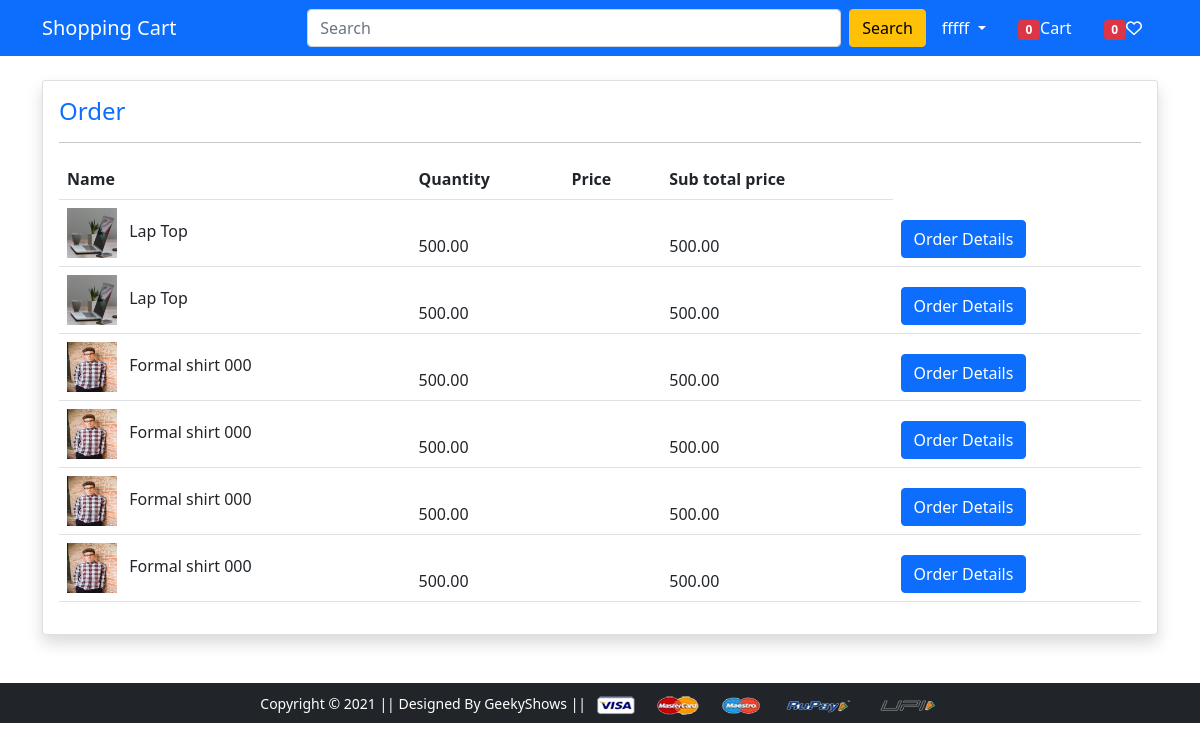
/payment-complete/ (signed in), run on the app's committed database.
### authuser/models.py (models this page shows, shortened)
class User(AbstractUser):
    email = models.EmailField(unique=True, null=False)
    username = models.CharField(max_length=100)
    USERNAME_FIELD = 'email'
    REQUIRED_FIELDS = ['username']

### core/models.py (models this page shows)
class CartOrderProduct(models.Model):
    user = models.ForeignKey(User, on_delete=models.SET_NULL, null=True)
    order = models.ForeignKey(CartOrder, on_delete=models.CASCADE, null=True)
    invoice_no = models.CharField(max_length=100,null=True)
    item = models.CharField(max_length=100, null=True)
    image = models.CharField(max_length=100, null=True)
    qty = models.IntegerField(default=0, null=True)
    price = models.DecimalField(max_digits=99999999, decimal_places=2, null=True)
    total = models.DecimalField(max_digits=999999, decimal_places=2, null=True)

### core/views.py (the view)
# urls.py: path('payment-complete/', views.order, name='payment-complete'),
def order(request):
      order= CartOrderProduct.objects.filter(user = request.user)
      return render(request,'app/order.html', {'order_items': order,})

### core/context_proccessors.py (called while the page is built)
def default(request):
    categories = Cetogeory.objects.all()
    product = Product.objects.all()
    brand = Brand.objects.all()
    cart_count = 0
    wish_list_count = 0
    if request.user.is_authenticated:
        try:
            cart_count = CartItem.objects.filter(user=request.user).count()
        except CartItem.DoesNotExist:
            pass
        try:
            wish_list_count = WishList.objects.filter(user=request.user).count()
        except WishList.DoesNotExist:
            pass
    return {
        'categories': categories,
        'product': product,
        'brand': brand,
        'cart_count' :cart_count,
        'wish_list_count': wish_list_count
    }

### templates/app/order.html (shortened to what this page needs)
{% extends 'app/base.html' %}
{% load static %}
{% block main-content %}
<div class="container mt-4">
  <div class="row">
    <div class="col-md-12">
      <div class="card shadow">
        <div class="card-body">
          <h4 class="card-title text-primary">Order</h4>
          <hr>
              <table class="table table-stripeds table-bordereds">
                <thead>
                  <tr>
                    <th>Name</th>
                    <th>Quantity</th>
                    <th>Price</th>
                    <th>Sub total price</th>
                  </tr>
                  {% for item in order_items %}
                  <tr>
                    <td>
                      <img src="{{ item.image }}" alt="{{ item.title }}" height="50px" class="me-2" width="50px">
                      {{item.item}}</td>
                    <td>{{item.price }}</td>
                    <td>{{item.product.qty}}</td>
                    <td>{{item.total}}</td>
                    <td><a href="{% url 'app:orders-details' item.id %}" class="btn btn-primary">Order Details</a></td>
                  </tr>
                  {% endfor %}
                </thead>
              </table>
                </div>
              </div>
        </div>
  </div>
</div>
{% endblock %}

### templates/app/base.html (shortened to what this page needs)
{% load static %}
<!DOCTYPE html>
<html lang="en">
<head>
    <link href="https://cdn.jsdelivr.net/npm/bootstrap@5.0.0-beta1/dist/css/bootstrap.min.css" rel="stylesheet"
 />
    <link rel="stylesheet" href="{% static 'app/css/owl.carousel.min.css' %}" />
    <link rel="stylesheet" href="https://cdnjs.cloudflare.com/ajax/libs/font-awesome/6.4.0/css/all.min.css" />
    <link rel="stylesheet" href="https://cdnjs.cloudflare.com/ajax/libs/font-awesome/5.15.3/css/all.min.css"
 />
    <link rel="stylesheet" href="https://cdnjs.cloudflare.com/ajax/libs/font-awesome/5.15.3/css/all.min.css"
 />
    <link rel="stylesheet" href="{% static 'app/css/style.css' %}" />
</head>
<body>
    <nav class="navbar navbar-expand-lg navbar-dark bg-primary">
        <div class="container">
            <a class="navbar-brand" href="/">Shopping Cart</a>
            <div class="d-flex align-items-center" id="navbarSupportedContent">
                <form class="d-flex ms-auto" action="{% url 'app:search' %}" method="GET">
                    <input class="form-control me-2" type="search" placeholder="Search" aria-label="Search" size="50"
                        name="q" />
                    <button class="btn btn-warning" type="submit">Search</button>
                </form>
                <div>
                    <ul class="navbar-nav me-auto mb-2 mb-lg-0">
                        <li class="nav-item dropdown mx-2">
                            <a class="nav-link dropdown-toggle text-white" href="#" id="profileDropdown" role="button"
                                data-bs-toggle="dropdown" aria-expanded="false">
                                {{user.username}}
                            </a>
                        </li>
                        <li class="nav-item mx-2">
                            <a href="{% url 'app:cart' %}" class="nav-link text-white"><span
                                    class="badge bg-danger " id="item-count">{{ cart_count}}</span>Cart
                            </a>
                        </li>
                        <li class="nav-item mx-2">
                            <a href="{% url 'app:wish-list' %}" class="nav-link text-white"><span
                                    class="badge bg-danger " id="wishitem">{{ wish_list_count}}</span><i class="fa-regular fa-heart heart"></i>
                            </a>
                        </li>
                    </ul>
                </div>
            </div>
        </div>
    </nav>
     {% block main-content %} {% endblock main-content %}
    <footer class="container-fluid bg-dark text-center p-2 mt-5">
        <small class="text-white">Copyright &copy; 2021 || Designed By GeekyShows ||
        </small>
        <img src="{% static 'app/images/payment.png' %}" alt="" srcset="" class="img-fluid" height="2px" />
    </footer>
</body>
</html>

### data on the page
User: username "fffff"
CartOrderProduct: image (picture), item "Lap Top", price "500.00", total "500.00"
CartOrderProduct: image (picture), item "Lap Top", price "500.00", total "500.00"
CartOrderProduct: image (picture), item "Formal shirt 000", price "500.00", total "500.00"
CartOrderProduct: image (picture), item "Formal shirt 000", price "500.00", total "500.00"
CartOrderProduct: image (picture), item "Formal shirt 000", price "500.00", total "500.00"
CartOrderProduct: image (picture), item "Formal shirt 000", price "500.00", total "500.00"

### other printed values
{{ cart_count }} "0"
{{ wish_list_count }} "0"
